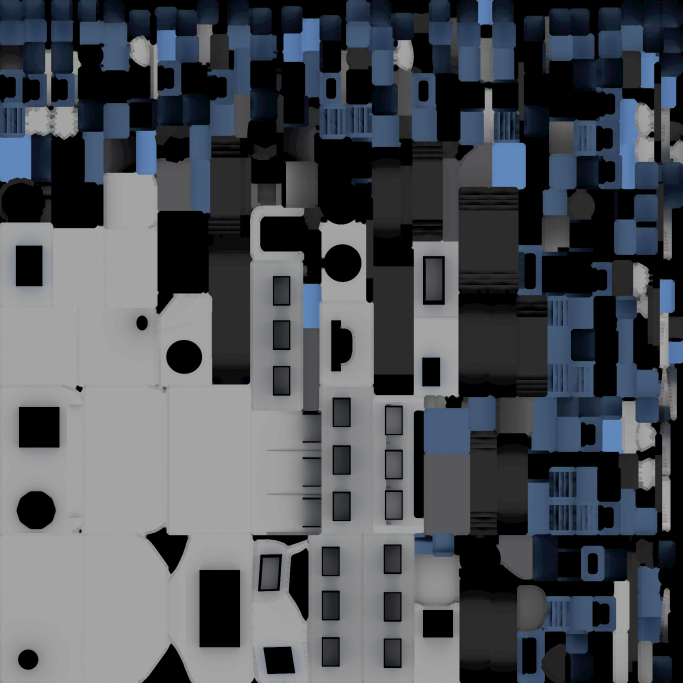
#> input picture Assets/app.png, 2048 x 2048 px, given in place of the camera (shown at 1/3 size)
$ python SHAPE.py
#> lines starting #> are read from the running program, lines starting #| are printed output that depends on the picture; after the words box and inside, x2 and y2 are one past the last pixel; in counts of white or black regions, pixels touching at a corner belong together
# REPLACE CONTOUR MAPPING WITH KMEANS CLUSTERING
# WARNING THIS IS NOT THE FINAL DESIGN. THIS USES CONTOUR MAPPING
import cv2 as cv
import numpy as np
import imutils


def real_time_shape(show):
    # VIDEO CAPTURE
#> called with show = 1
    cap_video = cv.VideoCapture(0)

    # RUNS FOREVER
    while (1):
        _, frame = cap_video.read()
#> frame is the input picture: shape (2048, 2048, 3); mean B, G, R 86.1, 80.1, 76

        # CANNY EDGE DETECTION
        frameG = cv.cvtColor(frame, cv.COLOR_RGB2GRAY)
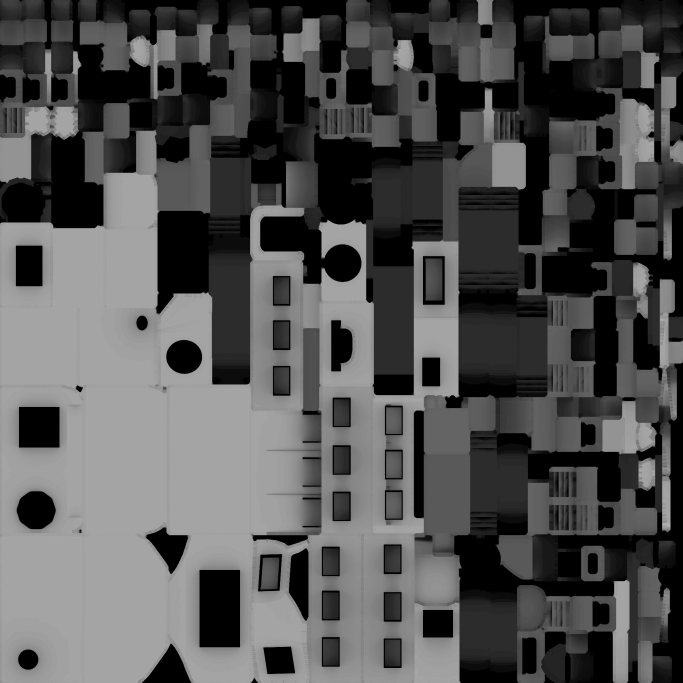
#> frameG: shape (2048, 2048) (shown at 1/3 size); min 0, max 197, mean 81.4
        edges = cv.Canny(frameG, 200, 200)
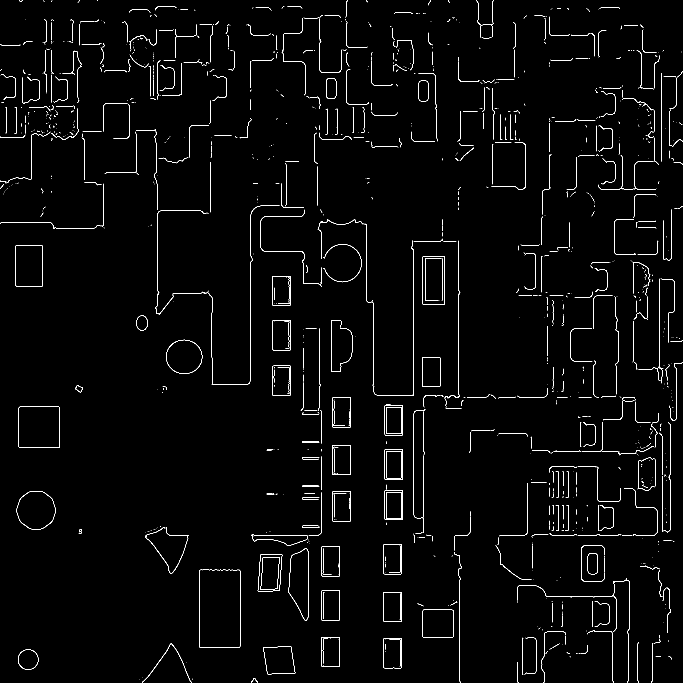
#> edges: shape (2048, 2048) (shown at 1/3 size); 1.3% white in thin lines or dots
        thresh = cv.threshold(frameG, 127, 255, cv.THRESH_BINARY)[1]
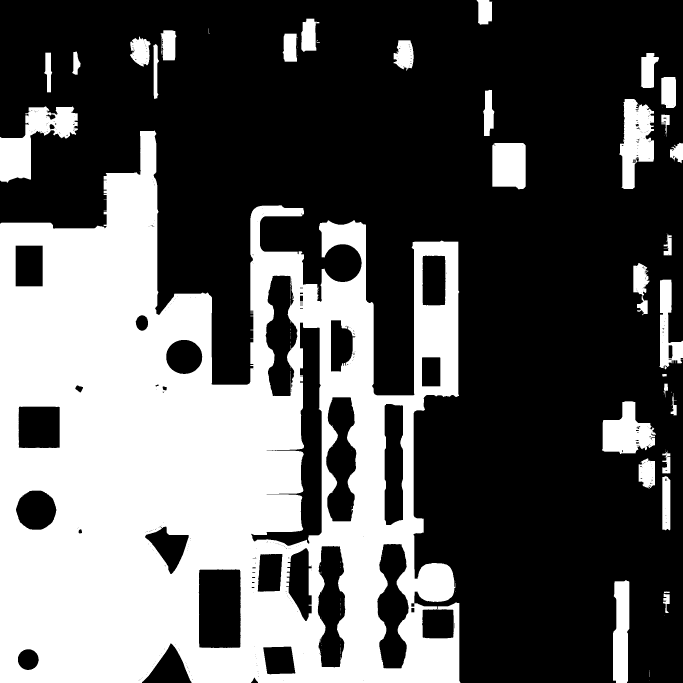
#> thresh: shape (2048, 2048) (shown at 1/3 size); 35.8% white; 134 white regions (100 under 20 px)
        # CALLING SHAPE DETECTION FUNCTION
        shapes = shapeDetector(thresh, frame.copy())
        if (show):
            # DISPLAY ORIGINAL
            cv.imshow('Original Image', frame)

            # DISPLAY CANNY OUTPUT
            cv.imshow('Edges', edges)

            # DISPLAY THRESH OUTPUT
            cv.imshow('Threshold', thresh)

            # DISPLAY SHAPE OUTPUT
            cv.imshow('Shapes', shapes)
        cv.waitKey(5)

    cap_video.release()
    cv.destroyAllWindows()


def shapeDetector(image, origimage):
    # RESIZING THE IMAGE
    resized = imutils.resize(image, width=300)
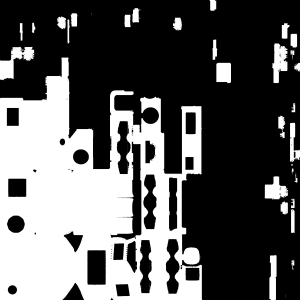
#> resized: shape (300, 300); min 0, max 255, mean 91.2
    ratio = image.shape[0] / float(resized.shape[0])
#> ratio = 6.83

    # SETTING A THRESHOLD TO CONVERT IT TO BLACK AND WHITE

    # FINDING CONTOURS IN THE B/W IMAGE
    contours = cv.findContours(resized.copy(), cv.RETR_EXTERNAL, cv.CHAIN_APPROX_NONE)[1]
#> contours = 29 contours, 6 with area under 20; largest, box (x1, y1, x2, y2) and area: (0, 57, 203, 300) 35334, (0, 46, 35, 81) 510, (272, 43, 288, 84) 420, (264, 176, 289, 200) 358, (216, 62, 232, 84) 300

    for cntour in contours:
        # CALCULATING THE CENTERgray = cv.cvtColor(resized, cv.COLOR_BGR2GRAY)
        shape = detect(cntour)
        M = cv.moments(cntour)
        if (M["m00"] == 0):
            cX = 0
            cY = 0
        else:
            cX = int((M["m10"] / M["m00"]) * ratio)
            cY = int((M["m01"] / M["m00"]) * ratio)
        cntour = cntour.astype("float")
        cntour *= ratio
        cntour = cntour.astype("int")
        cv.drawContours(origimage, [cntour], -1, (34, 0, 156), 2)
        cv.putText(origimage, shape, (cX, cY), cv.FONT_HERSHEY_SIMPLEX,
                   0.5, (255, 255, 255), 2)
#> this loop made 29 passes
#> (cntour, shape, peri in detect, approx in detect, w in detect, h in detect, ar in detect, cX) on pass 9: ([[1986, 1119], [1986, 1126], [1993, 1126], [1993, 1119]], 'square', 4, [[291, 164], [291, 165], [292, 165], [292, 164]], 2, 2, 1, 1989)
#> (shape, peri in detect, approx in detect, w in detect, h in detect, ar in detect, cX, cY) on passes 3, 6, 7, 8, 11, 12: ('rectangle', 102.5, [[275, 254], [269, 256], [269, 299], [275, 299]], 7, 46, 0.152, 1859, 1886), ('square', 88.14, [[264, 185], [264, 198], [287, 195], [279, 176]], 24, 23, 1.04, 1878, 1294), ('rectangle', 24.24, [[295, 172], [294, 181], [297, 182], [297, 175]], 4, 11, 0.364, 2019, 1214), ('rectangle', 14.83, [[293, 168], [291, 168], [291, 173], [292, 174]], 3, 7, 0.429, 1992, 1163), ('rectangle', 61.8, [[280, 115], [278, 128], [282, 138], [285, 121]], 8, 24, 0.333, 1920, 853), ('rectangle', 27.66, [[292, 102], [291, 112], [295, 112], [295, 103]], 5, 11, 0.455, 2001, 735)
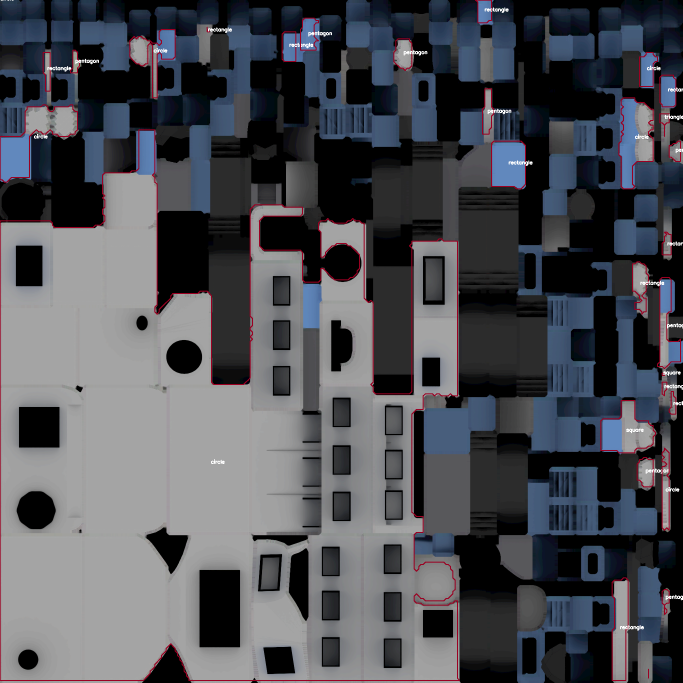
#> origimage: shape (2048, 2048, 3) (shown at 1/3 size); mean of channels 0, 1, 2 85.5, 79.1, 77.3; drawn as B, G, R
    return (origimage)


# NEEDS TO BE REPLACED BY K MEANS CLUSTERING INSTEAD OF CONTOUR MAPPING

def detect(c):
    shape = "unidentified"
    peri = cv.arcLength(c, True)
    approx = cv.approxPolyDP(c, 0.04 * peri, True)
    if len(approx) == 3:
        shape = "triangle"

    elif len(approx) == 4:
        (_, _, w, h) = cv.boundingRect(approx)
        ar = w / float(h)
        shape = "square" if ar >= 0.95 and ar <= 1.05 else "rectangle"

    elif len(approx) == 5:
        shape = "pentagon"

    else:
        shape = "circle"

    return shape


if __name__ == "__main__":
    real_time_shape(1)
